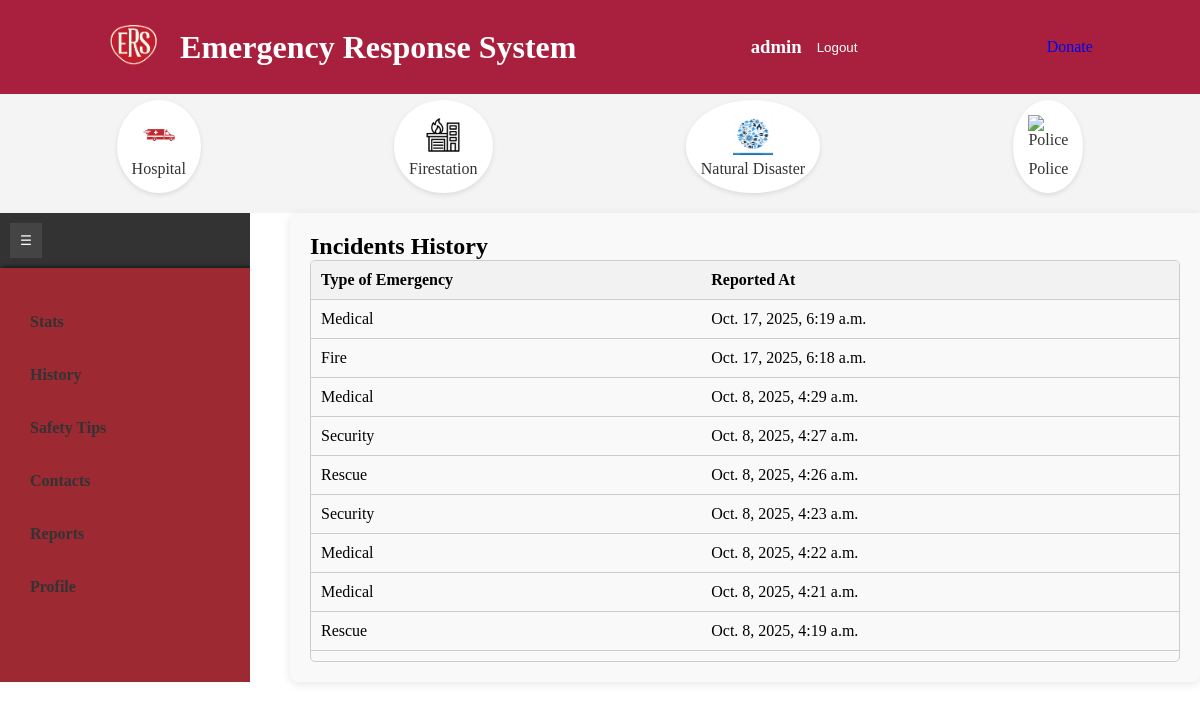
Page /history/ (signed in) on the committed database.
### sos/models.py (models this page shows, shortened)
class Emergency(models.Model):
    LOCATION_CHOICES = (
        ('location_1', 'Thika Town'),
        ('location_2', 'Bidco'),
        ('location_3', 'Runda'),
        ('location_4', 'Starehe'),
        ('location_5', 'MKU'),
        ('location_6', 'Thika Level 5'),
        ('location_7', 'Kiandutu'),
        ('location_8', 'Biafra'),
    )
    STATUS_CHOICES = (
        ('reported', 'Reported'),
        ('dispatched', 'Dispatched'),
        ('on_seen', 'On Seen'),
        ('resolved', 'Resolved'),
        ('cancelled', 'Cancelled'),
    )
    emergency_type = models.ForeignKey(EmergencyType, on_delete=models.CASCADE)
    reported_by = models.ForeignKey(User, on_delete=models.CASCADE)
    description = models.TextField(blank=True)
    reported_at = models.DateTimeField(auto_now_add=True)
    resolved_at = models.DateTimeField(blank=True, null=True)
    assigned_team = models.ForeignKey(
        'ResponseTeam',
        on_delete=models.SET_NULL,
        null=True,
        blank=True,
        related_name='assigned_emergencies'
    )
    location = models.CharField(max_length=20, choices=LOCATION_CHOICES, default='location_1', help_text="Select the location of the emergency")
    status = models.CharField(max_length=20, choices=STATUS_CHOICES, default='reported')
    class Meta:
        ordering = ['-reported_at']
        verbose_name = 'Emergency Report'
        verbose_name_plural = 'Emergency Reports'

class EmergencyType(models.Model):
    name = models.CharField(max_length=255, unique=True, help_text="Fire, Medical, Security")
    description = models.TextField(blank=True, null=True)
    def __str__(self):
        return self.name

### sos/views.py (the view)
# urls.py: path('history/', views.history, name ='history'),
@login_required
def history(request):
    incidents = Emergency.objects.all()
    context ={
        'incidents':incidents,
    }
    return render(request, 'history/history.html', context)

### sos/templates/history/history.html (shortened to what this page needs)
{% extends 'index.html' %}
{% load static %}
{% block content %}
{% include 'components/float_buttons.html' %}
<div class="container">
  <nav class='navigation-bar'>
    <button class="toggle-button" onclick="toggleNav()">☰</button>
    {% include 'components/aside.html' %}
</nav>
  <div class="main-content">
    <h2>Incidents History</h2>
    {% if incidents %}
      <div class="table-container">
        <table class="table">
          <thead>
            <tr>
              <th>Type of Emergency</th>
              <th>Reported At</th>
            </tr>
          </thead>
          <tbody>
            {% for incident in incidents %}
              <tr>
                <td>{{ incident.emergency_type }}</td>
                <td>{{ incident.reported_at }}</td>
              </tr>
            {% endfor %}
          </tbody>
        </table>
      </div>
    {% else %}
      <p>No incidents reported yet.</p>
    {% endif %}
  </div>
</div>
{% endblock %}

### sos/templates/components/header.html (shortened to what this page needs)
{% load static %}
<header>
  <div class="header-container">
    <div class="header-left">
      <a href="/home/" class="logo">
        <img src="{% static 'img/ERS-logo.png' %}" alt="logo" />
      </a>
      <h1>Emergency Response System</h1>
    </div>
    <div class="header-right">
      {% if user.is_authenticated %}
      <h3>{{user.username}}</h3>
      <form method="post" action="{% url 'logout' %}">
        <button type="submit" class="logout-button">Logout</button>
      </form>
      {% else %}
      <a href="/accounts/login" class="login">Login</a>
      <a href="/accounts/register" class="register">Register</a>
      {% endif %}
    </div>
    <a href="{%url 'donate'%}">Donate</a>
  </div>
</header>

### sos/static/css/style.css (style rules this page uses)
body { position: fixed; width: 100%; }
body, h1, h2, h3, p, a, button { margin: 0; padding: 0; text-decoration: none; border: none; background: none; cursor: pointer; }
header { background-color:#a9203e; color: white; padding: 20px 0; position: fixed; top: 0; width: 100%; z-index: 1000; }
.header-container { display: flex; justify-content: space-around; align-items: center; max-width: 1200px; margin: 0 auto; padding: 0 20px; }
.header-left { display: flex; align-items: center; }
.logo img { height: 50px; margin-right: 20px; }
.navigation-bar { width: 250px; background-color: #333; color: white; transition: width 0.3s ease; overflow: hidden; }
.navigation-bar .toggle-button { background-color: #444; color: white; border: none; padding: 10px; cursor: pointer; display: block; margin: 10px; }
.main-content { flex-grow: 1; padding: 20px; background-color: #f4f4f4; transition: margin-left 0.3s ease; }
.header-right { display: flex; align-items: center; }
.logout-button { color: white; padding: 10px 15px; transition: background-color 0.3s; }
body { padding-top: 80px; }

### sos/templates/history/history.html (style rules this page uses)
.container { display: flex; gap: 20px; }
.main-content { flex: 1; margin-left: 20px; padding: 20px; background-color: #f9f9f9; border-radius: 8px; box-shadow: 0 2px 10px rgba(0, 0, 0, 0.1); transition: box-shadow 0.3s; }
h2 { margin-top: 0; }
.table-container { max-height: 400px; overflow-y: auto; border: 1px solid #ccc; border-radius: 5px; }
table { width: 100%; border-collapse: collapse; }
th, td { padding: 10px; text-align: left; border-bottom: 1px solid #ccc; }
th { background-color: #f2f2f2; }

### rows in the picture
Emergency: emergency_type "Medical", reported_at "Oct. 17, 2025, 6:19 a.m."
Emergency: emergency_type "Fire", reported_at "Oct. 17, 2025, 6:18 a.m."
Emergency: emergency_type "Medical", reported_at "Oct. 8, 2025, 4:29 a.m."
Emergency: emergency_type "Security", reported_at "Oct. 8, 2025, 4:27 a.m."
Emergency: emergency_type "Rescue", reported_at "Oct. 8, 2025, 4:26 a.m."
Emergency: emergency_type "Security", reported_at "Oct. 8, 2025, 4:23 a.m."
Emergency: emergency_type "Medical", reported_at "Oct. 8, 2025, 4:22 a.m."
Emergency: emergency_type "Medical", reported_at "Oct. 8, 2025, 4:21 a.m."
Emergency: emergency_type "Rescue", reported_at "Oct. 8, 2025, 4:19 a.m."

### other values in the picture
{{ user.username }} "admin"
